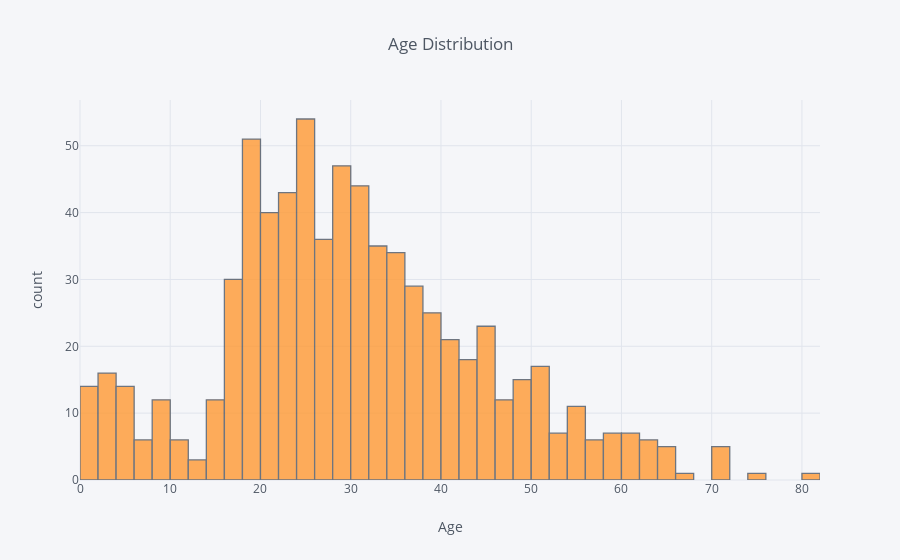

The code cell stored with this chart in its notebook:
### Code cell
train = pd.read_csv(r'C:\Users\I324158\OneDrive - SAP SE\Machine Learning\Dataset\Titanic\train.csv')
train['Age'].iplot(kind='hist', xTitle='Age',
                  yTitle='count', title='Age Distribution')

### Figure 1 — Plotly figure (JSON) as saved in the notebook; plotly's stock layout.template omitted (floating-point values rounded to 4 significant figures; data arrays with more than 128 entries replaced by an {"elided": "..."} marker saying what was removed)
{"data": [{"histfunc": "count", "histnorm": "", "marker": {"color": "rgba(255, 153, 51, 1.0)", "line": {"color": "#4D5663", "width": 1.3}}, "name": "Age", "opacity": 0.8, "orientation": "v", "type": "histogram", "uid": "e6352966-9d87-41e8-ae1b-c1359d6ced5b", "x": {"elided": "891 float values"}}], "layout": {"barmode": "overlay", "legend": {"bgcolor": "#F5F6F9", "font": {"color": "#4D5663"}}, "paper_bgcolor": "#F5F6F9", "plot_bgcolor": "#F5F6F9", "title": {"font": {"color": "#4D5663"}, "text": "Age Distribution"}, "xaxis": {"gridcolor": "#E1E5ED", "showgrid": true, "tickfont": {"color": "#4D5663"}, "title": {"font": {"color": "#4D5663"}, "text": "Age"}, "zerolinecolor": "#E1E5ED"}, "yaxis": {"gridcolor": "#E1E5ED", "showgrid": true, "tickfont": {"color": "#4D5663"}, "title": {"font": {"color": "#4D5663"}, "text": "count"}, "zerolinecolor": "#E1E5ED"}}}
